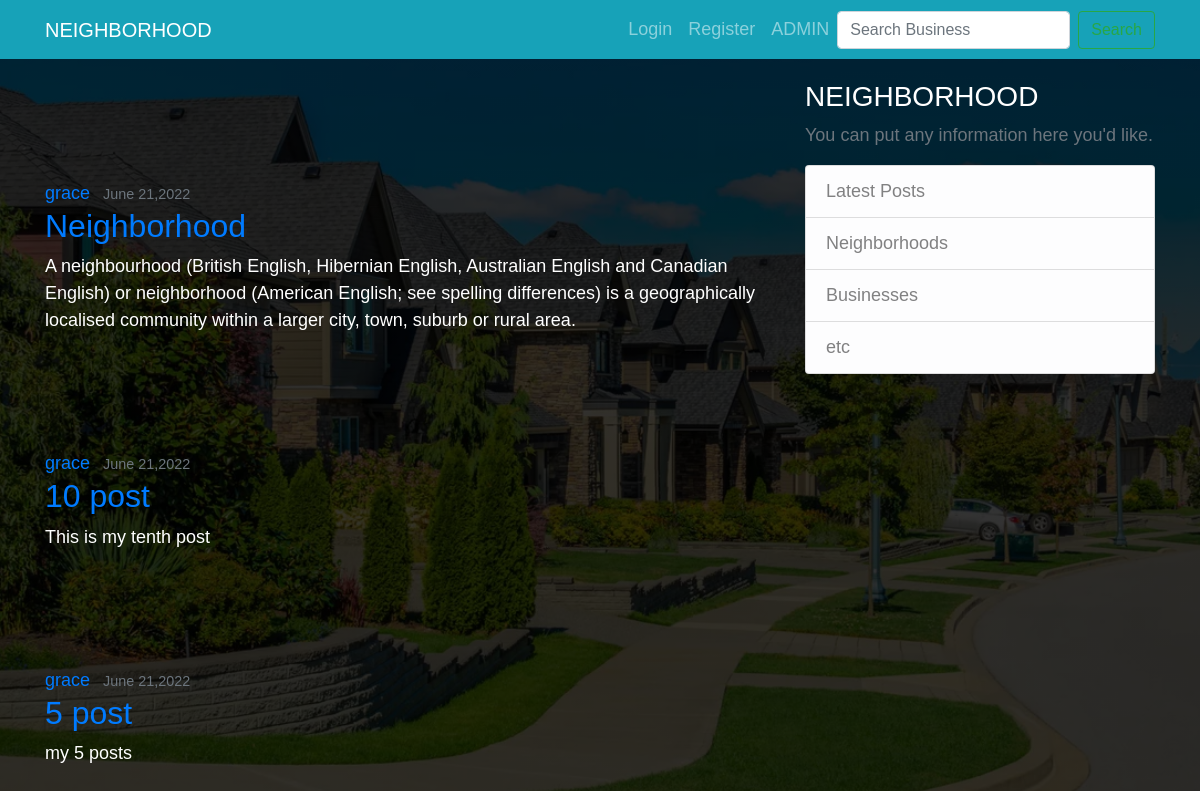
The app's page /index/ with its own data.
### neighbor/models.py (models this page shows, shortened)
class post(models.Model):
    title = models.CharField(max_length=100)
    content = models.TextField()
    date_posted = models.DateTimeField(default=timezone.now)
    author = models.ForeignKey(User, on_delete=models.CASCADE)

### neighbor/views.py (the view)
# urls.py: path('index/', PostListView.as_view(), name='index'),
class PostListView(ListView):
    model = post
    template_name = 'index.html'
    context_object_name = 'posts'
    ordering = ['-date_posted']

### neighbor/models.py (called while the page is built)
    def __str__(self):
        return f'{self.user.username} Profile'

### neighbor/templates/index.html (shortened to what this page needs)
{% extends 'base.html' %}
{% block content %}
{%for post in posts%}
 <div class="container" style="margin-top: 100px;">
  <div class="row">
    <article class="media content-section">
        <div class="media-body">
          <div class="article-metadata">
            <a class="mr-2" href="#">{{ post.author }}</a>
            <small class="text-muted">{{ post.date_posted|date:"F d,Y"}}</small>
          </div>
          <h2><a class="article-title" href="{% url 'post-detail' post.id%}">{{ post.title }}</a></h2>
          <p class="article-content">{{ post.content }}</p>
        </div>
      </article>
  </div>
 </div>
{% endfor %}
{% endblock %}

### neighbor/static/index.css (style rules this page uses)
* { margin: 0; padding: 0; font-family: sans-serif, 'poppins'; box-sizing: border-box; }
body { width: 100%; min-height: 100vh; background-image: linear-gradient(rgba(0, 0, 0, 0.8), rgba(0, 0, 0, 0.8)),url(img/boor.webp); background-position: center; background-size: cover; font-size: large; color: #fff; }

### records on screen
post: author "grace", date_posted "June 21,2022", title "Neighborhood", content "A neighbourhood (British English, Hibernian English, Australian English and Canadian English) or neighborhood (American English; see spelling differences) is a geographically localised community within a larger city, town, suburb or rural area."
post: author "grace", date_posted "June 21,2022", title "10 post", content "This is my tenth post"
post: author "grace", date_posted "June 21,2022", title "5 post", content "my 5 posts"
